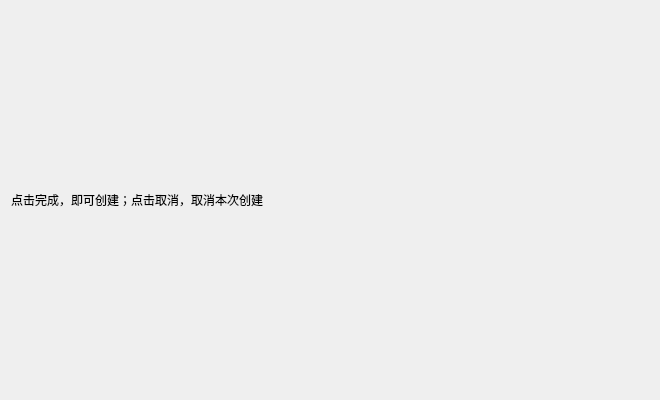
<?xml version="1.0" encoding="UTF-8"?>
<ui version="4.0">
 <class>ConfirmPage</class>
 <widget class="QWizardPage" name="ConfirmPage">
  <property name="geometry">
   <rect>
    <x>0</x>
    <y>0</y>
    <width>660</width>
    <height>400</height>
   </rect>
  </property>
  <property name="windowTitle">
   <string>WizardPage</string>
  </property>
  <layout class="QGridLayout" name="gridLayout">
   <item row="0" column="0">
    <layout class="QVBoxLayout" name="verticalLayout">
     <item>
      <widget class="QLabel" name="label">
       <property name="text">
        <string>点击完成，即可创建；点击取消，取消本次创建</string>
       </property>
      </widget>
     </item>
    </layout>
   </item>
  </layout>
 </widget>
 <resources/>
 <connections/>
</ui>
